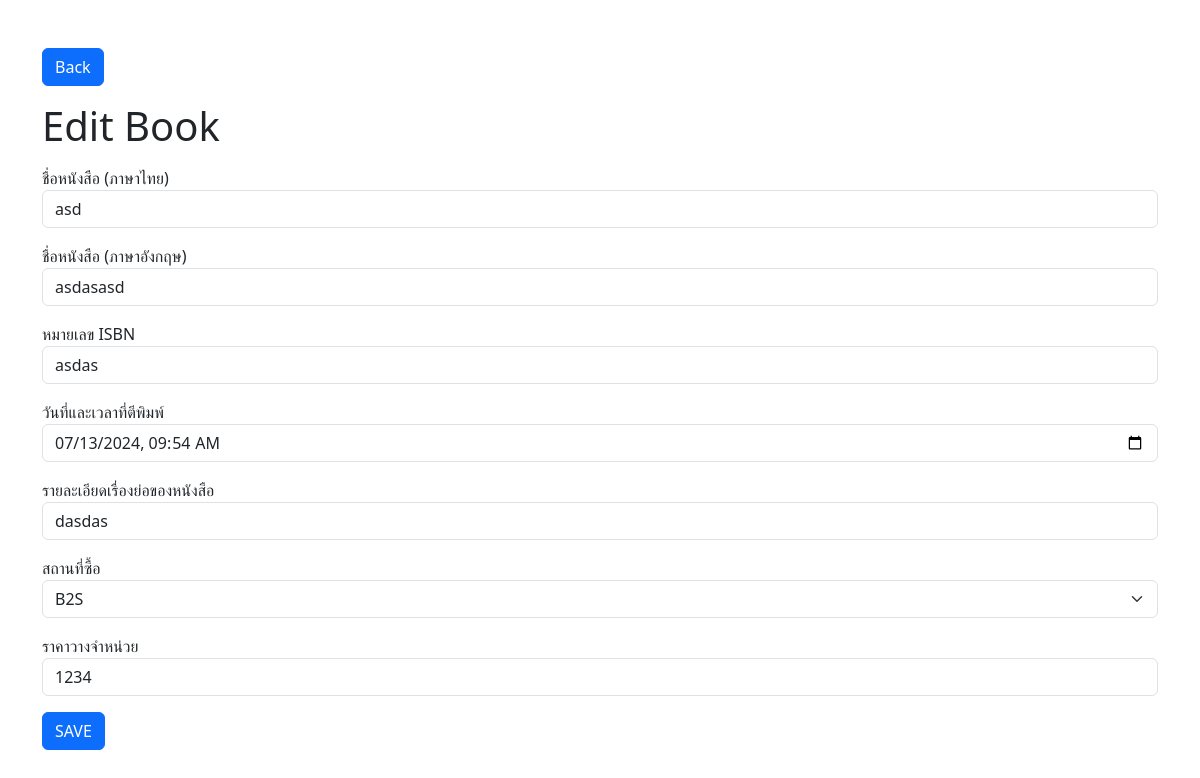
Page /edit/1 on the earlier database version.
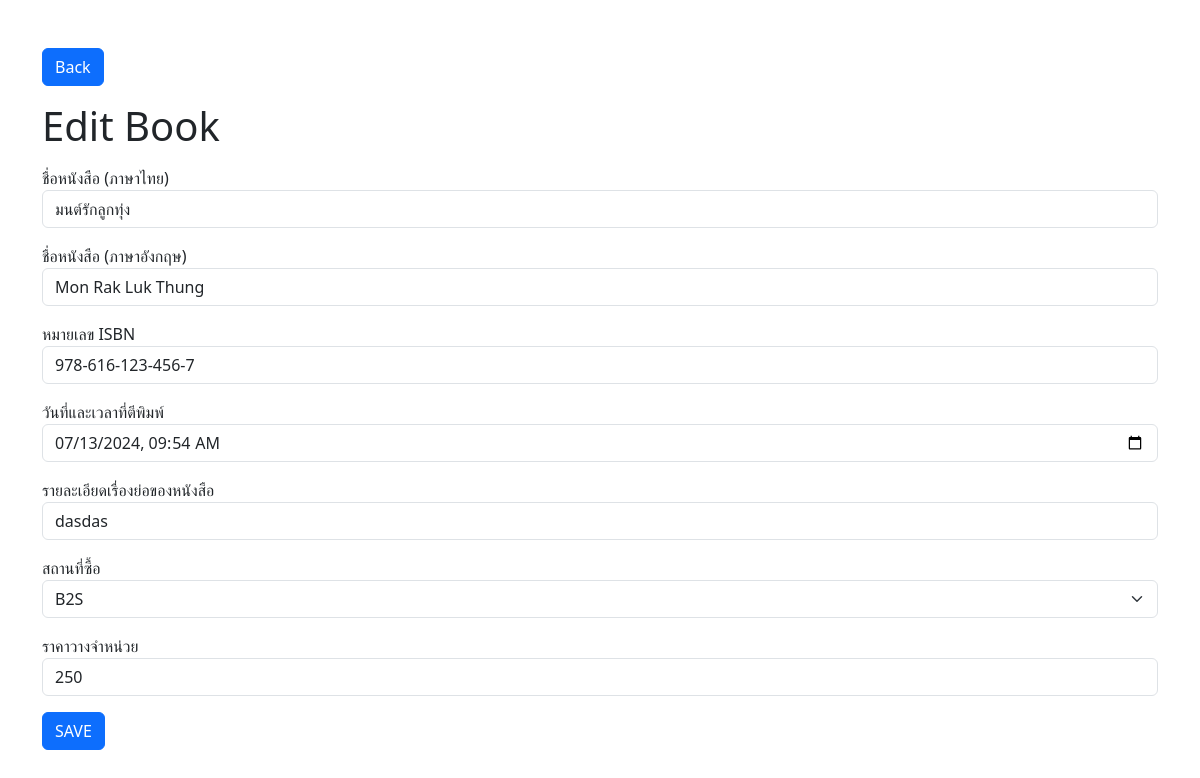
Same page on the later database version.
### bookshop/models.py (models this page shows)
class Book(models.Model):
    book_name_th = models.CharField(max_length=100)
    book_name_en = models.CharField(max_length=100)
    number_si = models.CharField(max_length=100)
    datetime = models.DateTimeField()
    detail_book = models.CharField(max_length=100)
    BOOKSHOP_CHOICES = [
        ("B2S","B2S"),
        ("Inthon","Inthon"),
        ("Se-ed","Se-ed"),
        ("Meb","Meb"),
    ];
    bookshop = models.CharField(
        max_length=20,
        choices=BOOKSHOP_CHOICES,
        default="B2S"
    )
    sale_book = models.IntegerField()
    created_date = models.DateTimeField(auto_now_add=True)
    updated_date = models.DateTimeField(auto_now_add=True)

### bookshop/views.py (the view)
# urls.py: path('edit/<book_id>', views.edit),
def edit (request, book_id):
    if request.method == 'POST':
        book_name_th = request.POST['book_name_th']
        book_name_en = request.POST['book_name_en']
        number_si = request.POST['number_si']
        datetime = request.POST['datetime']
        detail_book = request.POST['detail_book']
        bookshop = request.POST['bookshop']
        sale_book = request.POST['sale_book']
        print = (book_name_th, book_name_en, number_si, datetime, detail_book, bookshop, sale_book)
        book = Book.objects.get(id=book_id)
        book.book_name_th = book_name_th
        book.book_name_en = book_name_en
        book.number_si =  number_si
        book.datetime = datetime
        book.detail_book = detail_book
        book.bookshop = bookshop
        book.sale_book = sale_book
        book.save()
        messages.success(request, "Successfully EDIT")
        return redirect('/')
    else:
        book = Book.objects.get(id=book_id)
        return render(request, 'edit.html', {'book': book})

### bookshop/templates/edit.html (shortened to what this page needs)
<!DOCTYPE html>
<html lang="en">
<head>
  <link href="https://cdn.jsdelivr.net/npm/bootstrap@5.3.2/dist/css/bootstrap.min.css" rel="stylesheet"
 />
</head>
<body>
  <header class="container">
    <nav>
      <a href="/" class="btn btn-primary mt-5">Back</a>
    </nav>
  </header>
  <main class="container">
    <h1 class="my-3">Edit Book</h1>
    <form action="#" method="post">
      <div class="mb-3">
        <label for="book_name_th">ชื่อหนังสือ (ภาษาไทย)</label>
        <input type="text" class="form-control" name="book_name_th" id="book_name_th" value="{{ book.book_name_th }}" />
      </div>
      <div class="mb-3">
        <label for="book_name_en">ชื่อหนังสือ (ภาษาอังกฤษ)</label>
        <input type="text" class="form-control" name="book_name_en" id="book_name_en" value="{{ book.book_name_en }}" />
      </div>
      <div class="mb-3">
        <label for="number_si">หมายเลข ISBN</label>
        <input type="text" class="form-control" name="number_si" id="number_si" value="{{ book.number_si }}" />
      </div>
      <div class="mb-3">
        <label for="datetime">วันที่และเวลาที่ตีพิมพ์</label>
        <input type="datetime-local" class="form-control" name="datetime" id="datetime"
          value="{{ book.datetime|date:'Y-m-d\TH:i' }}" />
      </div>
      <div class="mb-3">
        <label for="detail_book">รายละเอียดเรื่องย่อของหนังสือ</label>
        <input type="text" class="form-control" name="detail_book" id="detail_book" value="{{ book.detail_book }}" />
      </div>
      <div class="mb-3">
        <label for="bookshop">สถานที่ซื้อ</label>
        <select class="form-select" name="bookshop" id="bookshop">
          <option value="B2S" {% if book.bookshop == 'B2S' %} selected {% endif %}>B2S</option>
        </select>
      </div>
      <div class="mb-3">
        <label for="sale_book">ราคาวางจำหน่วย</label>
        <input type="number" class="form-control" name="sale_book" id="sale_book" value="{{ book.sale_book }}" />
      </div>
      <button type="submit" class="btn btn-primary">SAVE</button>
    </form>
  </main>
</body>
</html>

Differences in the rows shown:
changed Book "dasdas": book_name_th "asd" → "มนต์รักลูกทุ่ง"; book_name_en "asdasasd" → "Mon Rak Luk Thung"; number_si "asdas" → "978-616-123-456-7"; sale_book "1234" → "250"
